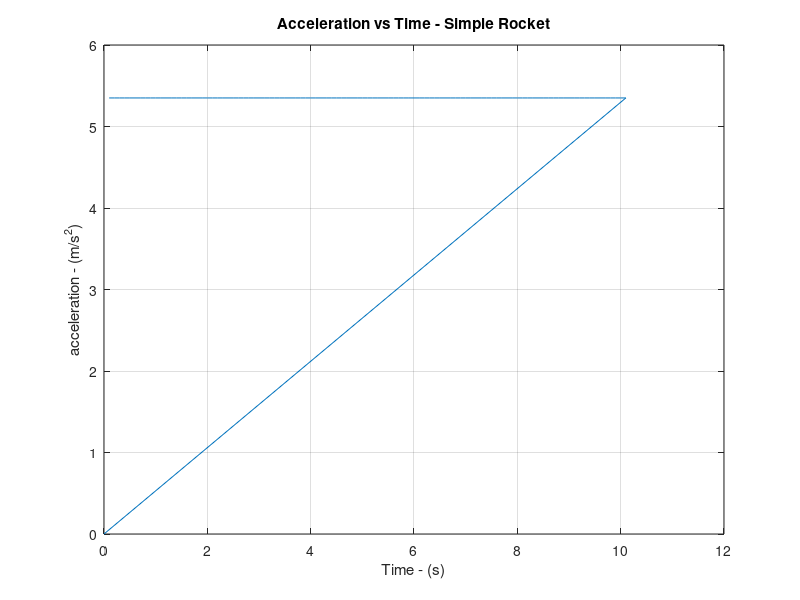
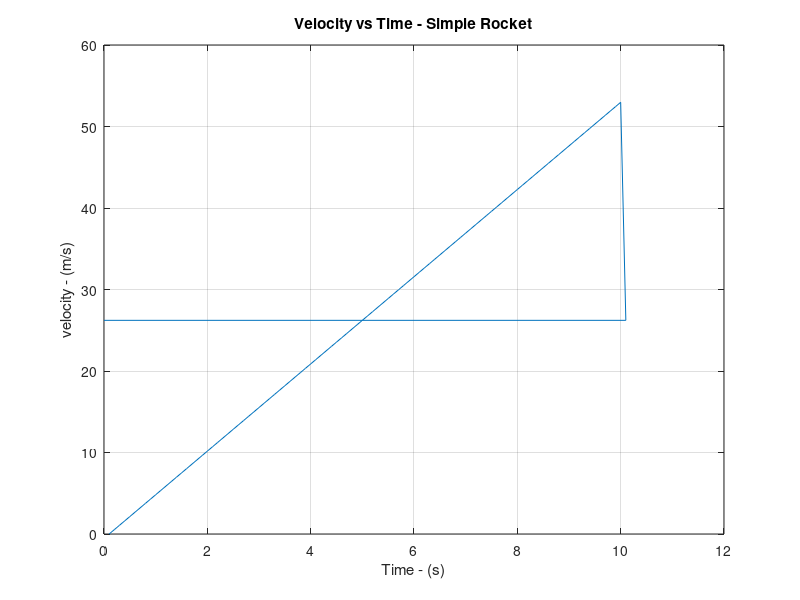
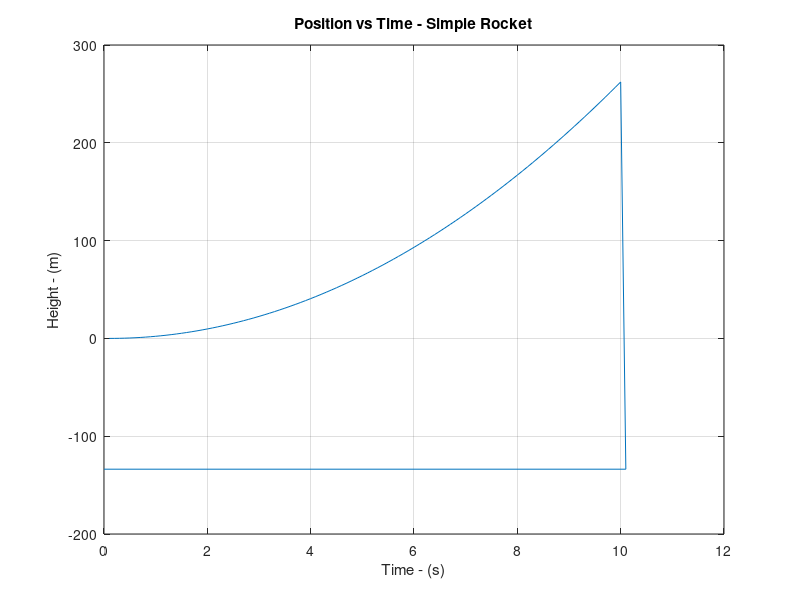

These figures' MATLAB source, in order:
clear variables % clear any old variables in the workspace

close all % closes any plots open from previous runs


%load without using the native method the density of the air file
load('densityVector.mat')


%List all the variables needed
massEmptyRocket = 1500; % kg

startingMassFuel = 7000; % kg

massHorse = 75; %kg

massTotal = massEmptyRocket + startingMassFuel +massHorse; % kg

engineThrust = 	130000; %N

gravity = 9.81; %m/s/s

density = 1.225; %kg/m3

dragCoeficient = .05;

drag = 0; % no drag

weight = massTotal * gravity; %Constant for now

dt = .1; % timeStep duration in seconds

endTime = 250; % Seconds

acceleration = zeros(1,endTime/dt); %Create empty vector of zeros for Acceleration Data the length of the simulation

time = zeros(1,endTime/dt);  ; %Create empty vector of zeros for time Data

burnTime = 60; %Time Engines are firing for.



%start a loop to calcualte our equations of motion at each Time Step


%this is the max altitude
maxAltitude = -999999999999; 
lastTimeTick = 0;


%positions must be integers so divide by dt and multiply at at the end 

for t = 1:1:(endTime/dt) %   t is the current TimeStep
%Calculate the velocity and Position, by integrating.
velocity = cumtrapz(time,acceleration);
position = cumtrapz(time,velocity);

%Equation of motion
    if t <= (burnTime/dt) %while the engines are firing
        acceleration(t) =  (engineThrust - drag - weight) /massTotal;
    else %when the engines have stopped firing
        acceleration(t) =  (-drag - weight) /massTotal;
    end
time(t) = t*dt; % update the time vector with the new time step
lastTimeTick = t;



%current position
pos = position(t);

%skip initial timestep due to error in computing the initial space integral
if t > 100 pos < 0
    break %terminate the Simulation, we have finished here
  end
  
   if pos > maxAltitude
    maxAltitude = pos; 
   end
   
end


disp('This is the maximum altitude reached')
maxAltitude


%velocity at impact(position 0)
disp('Speed before the impact')
disp(velocity(lastTimeTick)) 


%plot results



figure();

plot(time, acceleration)

title ('Acceleration vs Time - Simple Rocket')

xlabel('Time - (s)')

ylabel('acceleration - (m/s^2)')

grid on



figure();

plot(time, velocity)

title ('Velocity vs Time - Simple Rocket')

xlabel('Time - (s)')

ylabel('velocity - (m/s)')

grid on



figure();

plot(time, position)

title ('Position vs Time - Simple Rocket')

xlabel('Time - (s)')

ylabel('Height - (m)')

grid on
